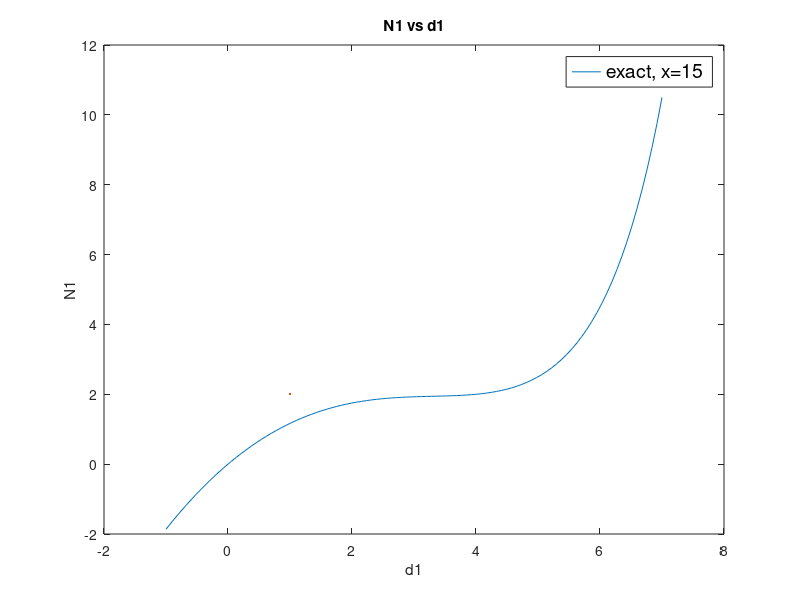
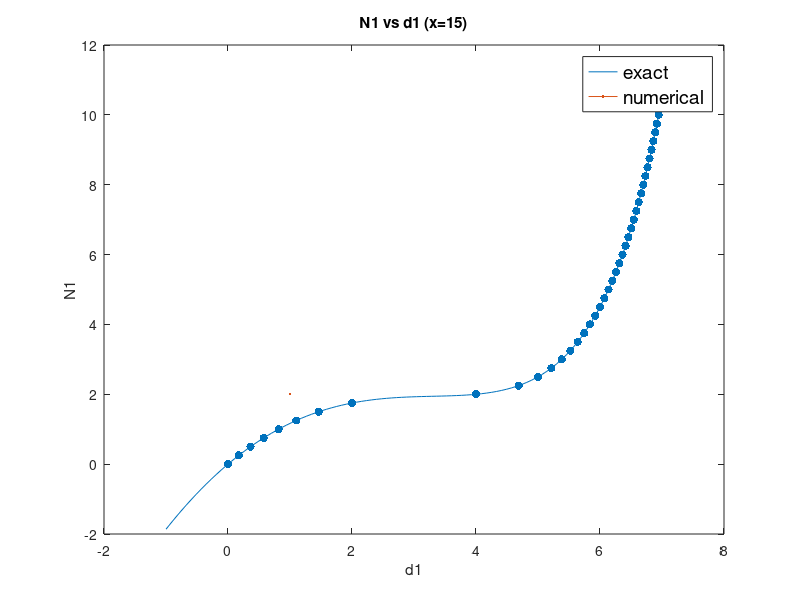
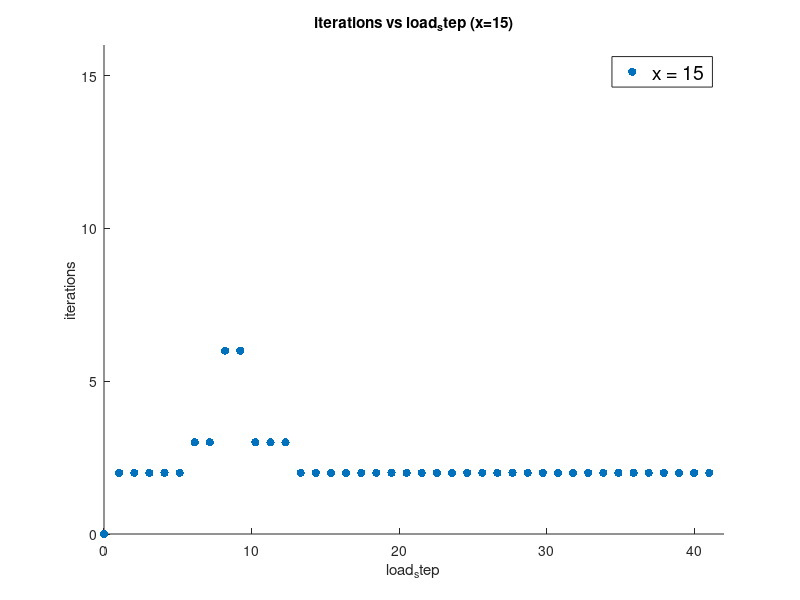
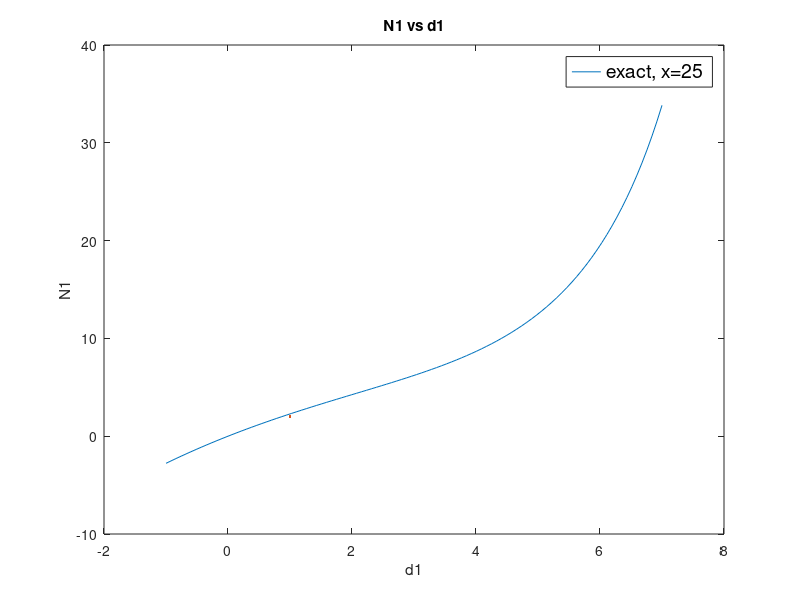

The MATLAB script that drew these images, in order:
% This is the Newton-Raphson algorithm solver for HW3
clear all; clc;

%% x =15
% exact internal force
x = 15;
N1 = @(d1,d2) x * d1 ./ (10.0 - d1) - 0.5 * d2.*d2;
N2 = @(d1,d2) d2 - d1;

% external force
load_step = 0.25;
load_max = 10.0;
load_num = load_max / load_step;
F1 = @(n) load_step * n;
F2 = @(n) 0.0;

% Jacobian
J = zeros(2,2);
dN1_dd1 = @(d1,d2) 10*x / ((10.0-d1)*(10.0-d1));
dN1_dd2 = @(d1,d2) -d2;
dN2_dd1 = @(d1,d2) -1.0;
dN2_dd2 = @(d1,d2) 1.0;

% Residual R
R = zeros(2,1);
R1 = @(d1,d2,n) N1(d1,d2) - F1(n);
R2 = @(d1,d2,n) N2(d1,d2) - F2(n);


% Newton-Raphson Algorithm
% K * Deltad = -R
Deltad = zeros(2,1);
d = zeros(2,1);
tol = 1.0e-4;
d_sol = zeros(2, load_num + 1);
d_sol(:,1) = d;
iter_num = zeros(1, load_num+1);
max_iter = 15;

% update vectors: V and W
V = zeros(2, max_iter + 1);
W = zeros(2, max_iter + 1);


for n = 1:load_num
    iter_step = 0;    % record the iterate numbers

    % get the difference between first two residual
    % Delta R = R(i+1) - R(i)
    R(1) = R1(d(1),d(2),n);
    R(2) = R2(d(1),d(2),n);
    R_norm = sqrt(R(1) * R(1) + R(2) * R(2));
    R_norm0 = R_norm;

    R_old = R;   % R(i)
    d_old = d;   % d(i)

    J(1,1) = dN1_dd1(d(1),d(2));
    J(1,2) = dN1_dd2(d(1),d(2));
    J(2,1) = dN2_dd1(d(1),d(2));
    J(2,2) = dN2_dd2(d(1),d(2));

    Deltad = -J\R;   % Deltad(i)
    d = d + Deltad;  % d(i+1) = d(i) + Deltad(i)

    % this is the new residual R(i+1)
    R(1) = R1(d(1),d(2),n);
    R(2) = R2(d(1),d(2),n);

    % BFGS start, solve K_bar * Delta d(i+1) = R(i+1)
    % where Delta d(i+1) = d(i+2) - d(i+1)
    % actually, BFGS is to find d(i+2)
    while true
        iter_step = iter_step + 1;

        R_tilde = R;  % R_tilde(0) = R(i+1)

        % compute update vectors V and W
        % V(i-k+1) = Deltad(i-k+1) / (Deltad(i-k+1) * DeltaR(i-k+1))
        % DeltaR(i-k+1) = R(i-k+2) - R(i-k+1)
        % Deltad(i-k+1) = d(i-k+2) - d(i-k+1)

        % k = 1, i-k+1 = i, i-k+2 = i+1
        DeltaR_k = R_tilde - R_old;     % Delta R(i-k+1) = Delta R(i) = R(i+1) - R(i)
        Deltad_k = Deltad;              % Delta d(i-k+1) = Delta d(i) 

        % V(i-k+1) = Deltad(i-k+1) / (Deltad(i-k+1) * DeltaR(i-k+1))
        V(:,iter_step) = Deltad_k / (Deltad_k' * DeltaR_k);

        % alpha = (-Delta R(i-k+1) * Delta d(i-k+1) / (R(i-k+1) * Delta d(i-k+1)) )^(1/2)
        %       = (-Delta R(i) * Delta d(i) / (R(i) * Delta d(i) ) )^(1/2)
        alpha = sqrt( abs( DeltaR_k' * Deltad_k / (R_old' * Deltad_k) ) );

        % W(i-k+1) = alpha * R(i-k+1) - Delta R(i-k+1)
        %          = alpha * R(i) - Delta R(i)
        W(:,iter_step) = -alpha * R_old - DeltaR_k;

        % Right-side updates
        for k = 1:iter_step
            R_tilde = R_tilde + (V(:, iter_step - k + 1)'* R_tilde) * W(:,iter_step - k + 1);
        end

        % Solve intermediate system
        % Deltad_tilde(0) = J^(-1) * R_tilde(i)
        Deltad_tilde = -J\R_tilde;

        % Left-side update
        for k = 1:iter_step
            Deltad_tilde = Deltad_tilde + (W(:, k)' * Deltad_tilde) * V(:, k);
        end
        d_old = d;   % d_old = d(i+1)
        R_old = R;   % R_old = R(i+1)
        d = d + Deltad_tilde;  % d(i+2) = d(i+1) + Deltad_tilde
        Deltad = d - d_old;    % Deltad(i+1) = d(i+2) - d(i+1)

        % R(i+2)
        R(1) = R1(d(1),d(2),n);  
        R(2) = R2(d(1),d(2),n);
        R_norm = sqrt(R(1) * R(1) + R(2) * R(2));

        if R_norm <= tol * R_norm0
            break;
        end
        if iter_step == max_iter
            break;
        end
    end  % end of iteration
    iter_num(:,n+1) = iter_step;
    d_sol(:,n+1) = d;
end  % end of load step


% plot (a) x = 15
figure;
d_exact = linspace(-1,7,100);
N1_exact = N1(d_exact, d_exact);
plot(d_exact, N1_exact, LineWidth=2);
title("N1 vs d1");
xlabel("d1");
ylabel("N1");
legend("exact, x=15",'Location', 'Best', 'FontSize', 14, 'Box', 'on');

%plot (b) x = 15
figure;
d_exact = linspace(-1,7,100);
N1_exact = N1(d_exact, d_exact);
N1_sol = N1(d_sol(1,:), d_sol(1,:));
plot(d_exact, N1_exact, LineWidth=2);
hold on;
scatter(d_sol(1,:),N1_sol,"filled");
title("N1 vs d1 (x=15)");
xlabel("d1");
ylabel("N1");
legend("exact","numerical",'Location', 'Best', 'FontSize', 14, 'Box', 'on');

%plot (c)  x= 15
figure;
load_steps = linspace(0,load_num + 1, load_num + 1);
scatter(load_steps, iter_num, "filled");
title("iterations vs load_step (x=15)");
xlim([0,42]);
ylim([0,16]);
xlabel("load_step");
ylabel("iterations");
legend("x = 15",'Location', 'Best', 'FontSize', 14, 'Box', 'on');


%% x = 25
% exact internal force
x = 25;
N1 = @(d1,d2) x * d1 ./ (10.0 - d1) - 0.5 * d2.*d2;
N2 = @(d1,d2) d2 - d1;

% external force
load_step = 0.25;
load_max = 10.0;
load_num = load_max / load_step;
F1 = @(n) load_step * n;
F2 = @(n) 0.0;

% Jacobian
J = zeros(2,2);
dN1_dd1 = @(d1,d2) 10*x / ((10.0-d1)*(10.0-d1));
dN1_dd2 = @(d1,d2) -d2;
dN2_dd1 = @(d1,d2) -1.0;
dN2_dd2 = @(d1,d2) 1.0;

% Residual R
R = zeros(2,1);
R1 = @(d1,d2,n) N1(d1,d2) - F1(n);
R2 = @(d1,d2,n) N2(d1,d2) - F2(n);


% Newton-Raphson Algorithm
% K * Deltad = -R
Deltad = zeros(2,1);
d = zeros(2,1);
tol = 1.0e-4;
d_sol = zeros(2, load_num + 1);
d_sol(:,1) = d;
iter_num = zeros(1, load_num+1);
max_iter = 15;

% update vectors: V and W
V = zeros(2, max_iter + 1);
W = zeros(2, max_iter + 1);


for n = 1:load_num
    iter_step = 0;    % record the iterate numbers

    % get the difference between first two residual
    % Delta R = R(i+1) - R(i)
    R(1) = R1(d(1),d(2),n);
    R(2) = R2(d(1),d(2),n);
    R_norm = sqrt(R(1) * R(1) + R(2) * R(2));
    R_norm0 = R_norm;

    R_old = R;   % R(i)
    d_old = d;   % d(i)

    J(1,1) = dN1_dd1(d(1),d(2));
    J(1,2) = dN1_dd2(d(1),d(2));
    J(2,1) = dN2_dd1(d(1),d(2));
    J(2,2) = dN2_dd2(d(1),d(2));

    Deltad = -J\R;   % Deltad(i)
    d = d + Deltad;  % d(i+1) = d(i) + Deltad(i)

    % this is the new residual R(i+1)
    R(1) = R1(d(1),d(2),n);
    R(2) = R2(d(1),d(2),n);

    % BFGS start, solve K_bar * Delta d(i+1) = R(i+1)
    % where Delta d(i+1) = d(i+2) - d(i+1)
    % actually, BFGS is to find d(i+2)
    while true
        iter_step = iter_step + 1;

        R_tilde = R;  % R_tilde(0) = R(i+1)

        % compute update vectors V and W
        % V(i-k+1) = Deltad(i-k+1) / (Deltad(i-k+1) * DeltaR(i-k+1))
        % DeltaR(i-k+1) = R(i-k+2) - R(i-k+1)
        % Deltad(i-k+1) = d(i-k+2) - d(i-k+1)

        % k = 1, i-k+1 = i, i-k+2 = i+1
        DeltaR_k = R_tilde - R_old;     % Delta R(i-k+1) = Delta R(i) = R(i+1) - R(i)
        Deltad_k = Deltad;              % Delta d(i-k+1) = Delta d(i) 

        % V(i-k+1) = Deltad(i-k+1) / (Deltad(i-k+1) * DeltaR(i-k+1))
        V(:,iter_step) = Deltad_k / (Deltad_k' * DeltaR_k);

        % alpha = (-Delta R(i-k+1) * Delta d(i-k+1) / (R(i-k+1) * Delta d(i-k+1)) )^(1/2)
        %       = (-Delta R(i) * Delta d(i) / (R(i) * Delta d(i) ) )^(1/2)
        alpha = sqrt( abs( -DeltaR_k' * Deltad_k / (R_old' * Deltad_k) ) );

        % W(i-k+1) = alpha * R(i-k+1) - Delta R(i-k+1)
        %          = alpha * R(i) - Delta R(i)
        W(:,iter_step) = -alpha * R_old - DeltaR_k;

        % Right-side updates
        for k = 1:iter_step
            R_tilde = R_tilde + (V(:, iter_step - k + 1)'* R_tilde) * W(:,iter_step - k + 1);
        end

        % Solve intermediate system
        % Deltad_tilde(0) = J^(-1) * R_tilde(i)
        Deltad_tilde = -J\R_tilde;

        % Left-side update
        for k = 1:iter_step
            Deltad_tilde = Deltad_tilde + (W(:, k)' * Deltad_tilde) * V(:, k);
        end
        d_old = d;   % d_old = d(i+1)
        R_old = R;   % R_old = R(i+1)
        d = d + Deltad_tilde;  % d(i+2) = d(i+1) + Deltad_tilde
        Deltad = d - d_old;    % Deltad(i+1) = d(i+2) - d(i+1)

        % R(i+2)
        R(1) = R1(d(1),d(2),n);  
        R(2) = R2(d(1),d(2),n);
        R_norm = sqrt(R(1) * R(1) + R(2) * R(2));

        if R_norm <= tol * R_norm0
            break;
        end
        if iter_step == max_iter
            break;
        end
    end  % end of iteration
    iter_num(:,n+1) = iter_step;
    d_sol(:,n+1) = d;
end  % end of load step


% plot (a) x = 25
figure;
d_exact = linspace(-1,7,100);
N1_exact = N1(d_exact, d_exact);
plot(d_exact, N1_exact, LineWidth=2);
title("N1 vs d1");
xlabel("d1");
ylabel("N1");
legend("exact, x=25",'Location', 'Best', 'FontSize', 14, 'Box', 'on');

%plot (b) x = 25
figure;
d_exact = linspace(-1,7,100);
N1_exact = N1(d_exact, d_exact);
N1_sol = N1(d_sol(1,:), d_sol(1,:));
plot(d_exact, N1_exact, LineWidth=2);
hold on;
scatter(d_sol(1,:),N1_sol,"filled");
title("N1 vs d1 (x=25)");
xlabel("d1");
ylabel("N1");
legend("exact","numerical",'Location', 'Best', 'FontSize', 14, 'Box', 'on');

%plot (c)  x= 25
figure;
load_steps = linspace(0,load_num + 1, load_num + 1);
scatter(load_steps, iter_num, "filled");
title("iterations vs load_step (x=25)");
xlim([0,42]);
ylim([0,16]);
xlabel("load_step");
ylabel("iterations");
legend("x = 25",'Location', 'Best', 'FontSize', 14, 'Box', 'on');


